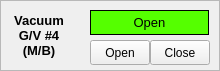
  <widget class="QFrame" name="frame_11" >
   <property name="geometry" >
    <rect>
     <x>660</x>
     <y>10</y>
     <width>220</width>
     <height>71</height>
    </rect>
   </property>
   <property name="frameShape" >
    <enum>QFrame::StyledPanel</enum>
   </property>
   <property name="frameShadow" >
    <enum>QFrame::Raised</enum>
   </property>
   <widget class="QLabel" name="lbVC4_1" >
    <property name="geometry" >
     <rect>
      <x>0</x>
      <y>10</y>
      <width>78</width>
      <height>51</height>
     </rect>
    </property>
    <property name="font" >
     <font>
      <pointsize>10</pointsize>
      <weight>75</weight>
      <bold>true</bold>
     </font>
    </property>
    <property name="frameShape" >
     <enum>QFrame::NoFrame</enum>
    </property>
    <property name="frameShadow" >
     <enum>QFrame::Raised</enum>
    </property>
    <property name="text" >
     <string>Vacuum
G/V #4
(M/B)</string>
    </property>
    <property name="alignment" >
     <set>Qt::AlignCenter</set>
    </property>
   </widget>
   <widget class="CAPushButton" name="capbVC4_1" >
    <property name="geometry" >
     <rect>
      <x>90</x>
      <y>40</y>
      <width>60</width>
      <height>25</height>
     </rect>
    </property>
    <property name="text" >
     <string>Open</string>
    </property>
    <property name="buttonType" >
     <enum>CAPushButton::PulseButton</enum>
    </property>
    <property name="pvname" >
     <string>EC1_ECMD_MBVAV_OPEN_ON</string>
    </property>
    <property name="truelabel" >
     <string>Open</string>
    </property>
    <property name="falselabel" >
     <string>Open</string>
    </property>
    <property name="selColor" >
     <color>
      <red>0</red>
      <green>170</green>
      <blue>0</blue>
     </color>
    </property>
    <property name="selTColor" >
     <color>
      <red>0</red>
      <green>0</green>
      <blue>0</blue>
     </color>
    </property>
   </widget>
   <widget class="CAPushButton" name="capbVC4_2" >
    <property name="geometry" >
     <rect>
      <x>150</x>
      <y>40</y>
      <width>60</width>
      <height>25</height>
     </rect>
    </property>
    <property name="text" >
     <string>Close</string>
    </property>
    <property name="buttonType" >
     <enum>CAPushButton::PulseButton</enum>
    </property>
    <property name="pvname" >
     <string>EC1_ECMD_MBVAV_OPEN_OFF</string>
    </property>
    <property name="truelabel" >
     <string>Close</string>
    </property>
    <property name="falselabel" >
     <string>Close</string>
    </property>
    <property name="selColor" >
     <color>
      <red>255</red>
      <green>0</green>
      <blue>0</blue>
     </color>
    </property>
    <property name="selTColor" >
     <color>
      <red>255</red>
      <green>255</green>
      <blue>255</blue>
     </color>
    </property>
   </widget>
   <widget class="CALabel" name="calbVGV4" >
    <property name="geometry" >
     <rect>
      <x>90</x>
      <y>10</y>
      <width>119</width>
      <height>25</height>
     </rect>
    </property>
    <property name="palette" >
     <palette>
      <active>
       <colorrole role="Window" >
        <brush brushstyle="SolidPattern" >
         <color alpha="255" >
          <red>85</red>
          <green>255</green>
          <blue>0</blue>
         </color>
        </brush>
       </colorrole>
      </active>
      <inactive>
       <colorrole role="Window" >
        <brush brushstyle="SolidPattern" >
         <color alpha="255" >
          <red>85</red>
          <green>255</green>
          <blue>0</blue>
         </color>
        </brush>
       </colorrole>
      </inactive>
      <disabled>
       <colorrole role="Window" >
        <brush brushstyle="SolidPattern" >
         <color alpha="255" >
          <red>239</red>
          <green>239</green>
          <blue>239</blue>
         </color>
        </brush>
       </colorrole>
      </disabled>
     </palette>
    </property>
    <property name="font" >
     <font>
      <pointsize>10</pointsize>
     </font>
    </property>
    <property name="autoFillBackground" >
     <bool>true</bool>
    </property>
    <property name="frameShape" >
     <enum>QFrame::Box</enum>
    </property>
    <property name="text" >
     <string>Open</string>
    </property>
    <property name="alignment" >
     <set>Qt::AlignCenter</set>
    </property>
    <property name="pvname" >
     <string/>
    </property>
    <property name="cmode" stdset="0" >
     <enum>CALabel::Alarm</enum>
    </property>
    <property name="fillcol" stdset="0" >
     <color>
      <red>85</red>
      <green>255</green>
      <blue>0</blue>
     </color>
    </property>
    <property name="truelabel" >
     <string>Pump On</string>
    </property>
    <property name="falselabel" >
     <string>Pump Off</string>
    </property>
   </widget>
   <widget class="CADisplayer" name="cadpVGV4" >
    <property name="geometry" >
     <rect>
      <x>0</x>
      <y>0</y>
      <width>60</width>
      <height>25</height>
     </rect>
    </property>
    <property name="nuformat" stdset="0" >
     <enum>CADisplayer::Integer</enum>
    </property>
    <property name="pvname" >
     <string>EC1_VAC_GTV_MBS</string>
    </property>
    <property name="lineWidth" stdset="0" >
     <number>1</number>
    </property>
    <property name="fillcol" stdset="0" >
     <color>
      <red>255</red>
      <green>255</green>
      <blue>0</blue>
     </color>
    </property>
   </widget>
  </widget>
